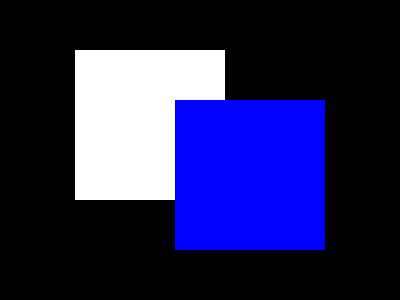
Frame 1 (no input)
Frame 60 (no input): identical to frame 1, image omitted
Frame 120 (the mouse pressed at the canvas centre since frame 60): identical to frame 1, image omitted

The p5.js sketch that drew this single still picture (run headless with seeded random() and noise() and a simulated clock; from frame 60 on, the mouse is pressed at the canvas centre):

// p5.js sketch
// ── sketch.js
function setup() {
    createCanvas(400, 300);
    noStroke();
}

function draw() {
    background(0);
    fill(255);
    rectMode(CENTER)
    square(150, 125, 150);
    fill(0, 0, 255);
    square(250, 175, 150);
}
